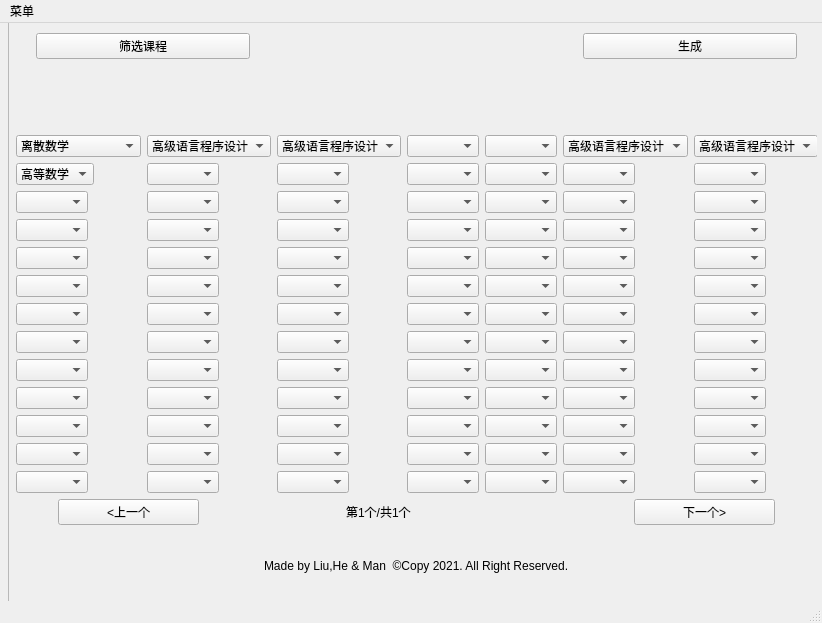
<?xml version="1.0" encoding="UTF-8"?>
<ui version="4.0">
 <class>MainWindow</class>
 <widget class="QMainWindow" name="MainWindow">
  <property name="geometry">
   <rect>
    <x>0</x>
    <y>0</y>
    <width>822</width>
    <height>623</height>
   </rect>
  </property>
  <property name="sizePolicy">
   <sizepolicy hsizetype="Preferred" vsizetype="Preferred">
    <horstretch>100</horstretch>
    <verstretch>100</verstretch>
   </sizepolicy>
  </property>
  <property name="minimumSize">
   <size>
    <width>800</width>
    <height>500</height>
   </size>
  </property>
  <property name="maximumSize">
   <size>
    <width>8192</width>
    <height>4608</height>
   </size>
  </property>
  <property name="sizeIncrement">
   <size>
    <width>50</width>
    <height>50</height>
   </size>
  </property>
  <property name="baseSize">
   <size>
    <width>800</width>
    <height>500</height>
   </size>
  </property>
  <property name="windowTitle">
   <string>[ISE]智能选课系统</string>
  </property>
  <property name="windowIcon">
   <iconset resource="resource.qrc">
    <normaloff>:/1/skr.ico</normaloff>:/1/skr.ico</iconset>
  </property>
  <property name="autoFillBackground">
   <bool>true</bool>
  </property>
  <property name="animated">
   <bool>true</bool>
  </property>
  <property name="documentMode">
   <bool>false</bool>
  </property>
  <property name="tabShape">
   <enum>QTabWidget::Triangular</enum>
  </property>
  <property name="unifiedTitleAndToolBarOnMac">
   <bool>false</bool>
  </property>
  <widget class="QWidget" name="centralwidget">
   <property name="sizePolicy">
    <sizepolicy hsizetype="Preferred" vsizetype="Preferred">
     <horstretch>100</horstretch>
     <verstretch>100</verstretch>
    </sizepolicy>
   </property>
   <property name="minimumSize">
    <size>
     <width>800</width>
     <height>500</height>
    </size>
   </property>
   <property name="sizeIncrement">
    <size>
     <width>50</width>
     <height>50</height>
    </size>
   </property>
   <property name="baseSize">
    <size>
     <width>800</width>
     <height>500</height>
    </size>
   </property>
   <property name="autoFillBackground">
    <bool>true</bool>
   </property>
   <property name="styleSheet">
    <string notr="true"/>
   </property>
   <widget class="QFrame" name="frame">
    <property name="geometry">
     <rect>
      <x>8</x>
      <y>-23</y>
      <width>821</width>
      <height>621</height>
     </rect>
    </property>
    <property name="styleSheet">
     <string notr="true">background-image: url(:/1/f1.png);</string>
    </property>
    <property name="frameShape">
     <enum>QFrame::StyledPanel</enum>
    </property>
    <property name="frameShadow">
     <enum>QFrame::Raised</enum>
    </property>
   </widget>
   <widget class="QWidget" name="gridLayoutWidget_2">
    <property name="geometry">
     <rect>
      <x>10</x>
      <y>10</y>
      <width>807</width>
      <height>567</height>
     </rect>
    </property>
    <layout class="QGridLayout" name="gridLayout_2">
     <item row="0" column="0">
      <layout class="QVBoxLayout" name="verticalLayout_2" stretch="2,2,8,2,2">
       <property name="leftMargin">
        <number>6</number>
       </property>
       <item>
        <layout class="QHBoxLayout" name="horizontalLayout" stretch="2,3,2">
         <property name="spacing">
          <number>6</number>
         </property>
         <property name="sizeConstraint">
          <enum>QLayout::SetDefaultConstraint</enum>
         </property>
         <property name="leftMargin">
          <number>20</number>
         </property>
         <property name="rightMargin">
          <number>20</number>
         </property>
         <item>
          <widget class="QPushButton" name="SourceControl">
           <property name="enabled">
            <bool>true</bool>
           </property>
           <property name="text">
            <string>筛选课程</string>
           </property>
          </widget>
         </item>
         <item>
          <widget class="QLabel" name="space">
           <property name="text">
            <string/>
           </property>
          </widget>
         </item>
         <item>
          <widget class="QPushButton" name="GernerateButton">
           <property name="text">
            <string>生成</string>
           </property>
          </widget>
         </item>
        </layout>
       </item>
       <item>
        <spacer name="verticalSpacer">
         <property name="orientation">
          <enum>Qt::Vertical</enum>
         </property>
         <property name="sizeHint" stdset="0">
          <size>
           <width>20</width>
           <height>40</height>
          </size>
         </property>
        </spacer>
       </item>
       <item>
        <layout class="QHBoxLayout" name="horizontalLayout_5">
         <item>
          <layout class="QGridLayout" name="gridLayout" columnstretch="1,1,1,1,1,1,1" columnminimumwidth="1,1,1,1,1,1,1">
           <property name="sizeConstraint">
            <enum>QLayout::SetMinimumSize</enum>
           </property>
           <item row="8" column="2">
            <widget class="QComboBox" name="n_35">
             <property name="sizePolicy">
              <sizepolicy hsizetype="Fixed" vsizetype="Fixed">
               <horstretch>0</horstretch>
               <verstretch>0</verstretch>
              </sizepolicy>
             </property>
            </widget>
           </item>
           <item row="11" column="5">
            <widget class="QComboBox" name="n_77">
             <property name="sizePolicy">
              <sizepolicy hsizetype="Fixed" vsizetype="Fixed">
               <horstretch>0</horstretch>
               <verstretch>0</verstretch>
              </sizepolicy>
             </property>
            </widget>
           </item>
           <item row="7" column="0">
            <widget class="QComboBox" name="n_8">
             <property name="sizePolicy">
              <sizepolicy hsizetype="Fixed" vsizetype="Fixed">
               <horstretch>0</horstretch>
               <verstretch>0</verstretch>
              </sizepolicy>
             </property>
            </widget>
           </item>
           <item row="12" column="6">
            <widget class="QComboBox" name="n_91">
             <property name="sizePolicy">
              <sizepolicy hsizetype="Fixed" vsizetype="Fixed">
               <horstretch>0</horstretch>
               <verstretch>0</verstretch>
              </sizepolicy>
             </property>
            </widget>
           </item>
           <item row="4" column="2">
            <widget class="QComboBox" name="n_31">
             <property name="sizePolicy">
              <sizepolicy hsizetype="Fixed" vsizetype="Fixed">
               <horstretch>0</horstretch>
               <verstretch>0</verstretch>
              </sizepolicy>
             </property>
            </widget>
           </item>
           <item row="0" column="1">
            <widget class="QComboBox" name="n_14">
             <property name="sizePolicy">
              <sizepolicy hsizetype="Fixed" vsizetype="Fixed">
               <horstretch>0</horstretch>
               <verstretch>0</verstretch>
              </sizepolicy>
             </property>
             <item>
              <property name="text">
               <string>高级语言程序设计</string>
              </property>
             </item>
            </widget>
           </item>
           <item row="12" column="4">
            <widget class="QComboBox" name="n_65">
             <property name="sizePolicy">
              <sizepolicy hsizetype="Fixed" vsizetype="Fixed">
               <horstretch>0</horstretch>
               <verstretch>0</verstretch>
              </sizepolicy>
             </property>
            </widget>
           </item>
           <item row="11" column="0">
            <widget class="QComboBox" name="n_12">
             <property name="sizePolicy">
              <sizepolicy hsizetype="Fixed" vsizetype="Fixed">
               <horstretch>0</horstretch>
               <verstretch>0</verstretch>
              </sizepolicy>
             </property>
            </widget>
           </item>
           <item row="2" column="6">
            <widget class="QComboBox" name="n_81">
             <property name="sizePolicy">
              <sizepolicy hsizetype="Fixed" vsizetype="Fixed">
               <horstretch>0</horstretch>
               <verstretch>0</verstretch>
              </sizepolicy>
             </property>
            </widget>
           </item>
           <item row="10" column="2">
            <widget class="QComboBox" name="n_37">
             <property name="sizePolicy">
              <sizepolicy hsizetype="Fixed" vsizetype="Fixed">
               <horstretch>0</horstretch>
               <verstretch>0</verstretch>
              </sizepolicy>
             </property>
            </widget>
           </item>
           <item row="8" column="3">
            <widget class="QComboBox" name="n_48">
             <property name="sizePolicy">
              <sizepolicy hsizetype="Fixed" vsizetype="Fixed">
               <horstretch>0</horstretch>
               <verstretch>0</verstretch>
              </sizepolicy>
             </property>
            </widget>
           </item>
           <item row="3" column="5">
            <widget class="QComboBox" name="n_69">
             <property name="sizePolicy">
              <sizepolicy hsizetype="Fixed" vsizetype="Fixed">
               <horstretch>0</horstretch>
               <verstretch>0</verstretch>
              </sizepolicy>
             </property>
            </widget>
           </item>
           <item row="9" column="0">
            <widget class="QComboBox" name="n_10">
             <property name="sizePolicy">
              <sizepolicy hsizetype="Fixed" vsizetype="Fixed">
               <horstretch>0</horstretch>
               <verstretch>0</verstretch>
              </sizepolicy>
             </property>
            </widget>
           </item>
           <item row="1" column="1">
            <widget class="QComboBox" name="n_15">
             <property name="sizePolicy">
              <sizepolicy hsizetype="Fixed" vsizetype="Fixed">
               <horstretch>0</horstretch>
               <verstretch>0</verstretch>
              </sizepolicy>
             </property>
            </widget>
           </item>
           <item row="1" column="4">
            <widget class="QComboBox" name="n_54">
             <property name="sizePolicy">
              <sizepolicy hsizetype="Fixed" vsizetype="Fixed">
               <horstretch>0</horstretch>
               <verstretch>0</verstretch>
              </sizepolicy>
             </property>
            </widget>
           </item>
           <item row="1" column="5">
            <widget class="QComboBox" name="n_67">
             <property name="sizePolicy">
              <sizepolicy hsizetype="Fixed" vsizetype="Fixed">
               <horstretch>0</horstretch>
               <verstretch>0</verstretch>
              </sizepolicy>
             </property>
            </widget>
           </item>
           <item row="12" column="0">
            <widget class="QComboBox" name="n_13">
             <property name="sizePolicy">
              <sizepolicy hsizetype="Fixed" vsizetype="Fixed">
               <horstretch>0</horstretch>
               <verstretch>0</verstretch>
              </sizepolicy>
             </property>
            </widget>
           </item>
           <item row="4" column="1">
            <widget class="QComboBox" name="n_18">
             <property name="sizePolicy">
              <sizepolicy hsizetype="Fixed" vsizetype="Fixed">
               <horstretch>0</horstretch>
               <verstretch>0</verstretch>
              </sizepolicy>
             </property>
            </widget>
           </item>
           <item row="6" column="0">
            <widget class="QComboBox" name="n_7">
             <property name="sizePolicy">
              <sizepolicy hsizetype="Fixed" vsizetype="Fixed">
               <horstretch>0</horstretch>
               <verstretch>0</verstretch>
              </sizepolicy>
             </property>
            </widget>
           </item>
           <item row="6" column="3">
            <widget class="QComboBox" name="n_46">
             <property name="sizePolicy">
              <sizepolicy hsizetype="Fixed" vsizetype="Fixed">
               <horstretch>0</horstretch>
               <verstretch>0</verstretch>
              </sizepolicy>
             </property>
            </widget>
           </item>
           <item row="5" column="5">
            <widget class="QComboBox" name="n_71">
             <property name="sizePolicy">
              <sizepolicy hsizetype="Fixed" vsizetype="Fixed">
               <horstretch>0</horstretch>
               <verstretch>0</verstretch>
              </sizepolicy>
             </property>
            </widget>
           </item>
           <item row="10" column="1">
            <widget class="QComboBox" name="n_24">
             <property name="sizePolicy">
              <sizepolicy hsizetype="Fixed" vsizetype="Fixed">
               <horstretch>0</horstretch>
               <verstretch>0</verstretch>
              </sizepolicy>
             </property>
            </widget>
           </item>
           <item row="1" column="6">
            <widget class="QComboBox" name="n_80">
             <property name="sizePolicy">
              <sizepolicy hsizetype="Fixed" vsizetype="Fixed">
               <horstretch>0</horstretch>
               <verstretch>0</verstretch>
              </sizepolicy>
             </property>
            </widget>
           </item>
           <item row="1" column="0">
            <widget class="QComboBox" name="n_2">
             <property name="sizePolicy">
              <sizepolicy hsizetype="Fixed" vsizetype="Fixed">
               <horstretch>0</horstretch>
               <verstretch>0</verstretch>
              </sizepolicy>
             </property>
             <item>
              <property name="text">
               <string>高等数学</string>
              </property>
             </item>
            </widget>
           </item>
           <item row="4" column="6">
            <widget class="QComboBox" name="n_83">
             <property name="sizePolicy">
              <sizepolicy hsizetype="Fixed" vsizetype="Fixed">
               <horstretch>0</horstretch>
               <verstretch>0</verstretch>
              </sizepolicy>
             </property>
            </widget>
           </item>
           <item row="3" column="3">
            <widget class="QComboBox" name="n_43">
             <property name="sizePolicy">
              <sizepolicy hsizetype="Fixed" vsizetype="Fixed">
               <horstretch>0</horstretch>
               <verstretch>0</verstretch>
              </sizepolicy>
             </property>
            </widget>
           </item>
           <item row="2" column="2">
            <widget class="QComboBox" name="n_29">
             <property name="sizePolicy">
              <sizepolicy hsizetype="Fixed" vsizetype="Fixed">
               <horstretch>0</horstretch>
               <verstretch>0</verstretch>
              </sizepolicy>
             </property>
            </widget>
           </item>
           <item row="10" column="4">
            <widget class="QComboBox" name="n_63">
             <property name="sizePolicy">
              <sizepolicy hsizetype="Fixed" vsizetype="Fixed">
               <horstretch>0</horstretch>
               <verstretch>0</verstretch>
              </sizepolicy>
             </property>
            </widget>
           </item>
           <item row="12" column="1">
            <widget class="QComboBox" name="n_26">
             <property name="sizePolicy">
              <sizepolicy hsizetype="Fixed" vsizetype="Fixed">
               <horstretch>0</horstretch>
               <verstretch>0</verstretch>
              </sizepolicy>
             </property>
            </widget>
           </item>
           <item row="6" column="2">
            <widget class="QComboBox" name="n_33">
             <property name="sizePolicy">
              <sizepolicy hsizetype="Fixed" vsizetype="Fixed">
               <horstretch>0</horstretch>
               <verstretch>0</verstretch>
              </sizepolicy>
             </property>
            </widget>
           </item>
           <item row="3" column="0">
            <widget class="QComboBox" name="n_4">
             <property name="sizePolicy">
              <sizepolicy hsizetype="Fixed" vsizetype="Fixed">
               <horstretch>0</horstretch>
               <verstretch>0</verstretch>
              </sizepolicy>
             </property>
            </widget>
           </item>
           <item row="11" column="4">
            <widget class="QComboBox" name="n_64">
             <property name="sizePolicy">
              <sizepolicy hsizetype="Fixed" vsizetype="Fixed">
               <horstretch>0</horstretch>
               <verstretch>0</verstretch>
              </sizepolicy>
             </property>
            </widget>
           </item>
           <item row="6" column="4">
            <widget class="QComboBox" name="n_59">
             <property name="sizePolicy">
              <sizepolicy hsizetype="Fixed" vsizetype="Fixed">
               <horstretch>0</horstretch>
               <verstretch>0</verstretch>
              </sizepolicy>
             </property>
            </widget>
           </item>
           <item row="5" column="6">
            <widget class="QComboBox" name="n_84">
             <property name="sizePolicy">
              <sizepolicy hsizetype="Fixed" vsizetype="Fixed">
               <horstretch>0</horstretch>
               <verstretch>0</verstretch>
              </sizepolicy>
             </property>
            </widget>
           </item>
           <item row="2" column="3">
            <widget class="QComboBox" name="n_42">
             <property name="sizePolicy">
              <sizepolicy hsizetype="Fixed" vsizetype="Fixed">
               <horstretch>0</horstretch>
               <verstretch>0</verstretch>
              </sizepolicy>
             </property>
            </widget>
           </item>
           <item row="4" column="3">
            <widget class="QComboBox" name="n_44">
             <property name="sizePolicy">
              <sizepolicy hsizetype="Fixed" vsizetype="Fixed">
               <horstretch>0</horstretch>
               <verstretch>0</verstretch>
              </sizepolicy>
             </property>
            </widget>
           </item>
           <item row="8" column="6">
            <widget class="QComboBox" name="n_87">
             <property name="sizePolicy">
              <sizepolicy hsizetype="Fixed" vsizetype="Fixed">
               <horstretch>0</horstretch>
               <verstretch>0</verstretch>
              </sizepolicy>
             </property>
            </widget>
           </item>
           <item row="0" column="6">
            <widget class="QComboBox" name="n_79">
             <property name="sizePolicy">
              <sizepolicy hsizetype="Fixed" vsizetype="Fixed">
               <horstretch>0</horstretch>
               <verstretch>0</verstretch>
              </sizepolicy>
             </property>
             <item>
              <property name="text">
               <string>高级语言程序设计</string>
              </property>
             </item>
            </widget>
           </item>
           <item row="7" column="1">
            <widget class="QComboBox" name="n_21">
             <property name="sizePolicy">
              <sizepolicy hsizetype="Fixed" vsizetype="Fixed">
               <horstretch>0</horstretch>
               <verstretch>0</verstretch>
              </sizepolicy>
             </property>
            </widget>
           </item>
           <item row="0" column="3">
            <widget class="QComboBox" name="n_40">
             <property name="sizePolicy">
              <sizepolicy hsizetype="Fixed" vsizetype="Fixed">
               <horstretch>0</horstretch>
               <verstretch>0</verstretch>
              </sizepolicy>
             </property>
            </widget>
           </item>
           <item row="0" column="5">
            <widget class="QComboBox" name="n_66">
             <property name="sizePolicy">
              <sizepolicy hsizetype="Fixed" vsizetype="Fixed">
               <horstretch>0</horstretch>
               <verstretch>0</verstretch>
              </sizepolicy>
             </property>
             <item>
              <property name="text">
               <string>高级语言程序设计</string>
              </property>
             </item>
            </widget>
           </item>
           <item row="6" column="5">
            <widget class="QComboBox" name="n_72">
             <property name="sizePolicy">
              <sizepolicy hsizetype="Fixed" vsizetype="Fixed">
               <horstretch>0</horstretch>
               <verstretch>0</verstretch>
              </sizepolicy>
             </property>
            </widget>
           </item>
           <item row="8" column="5">
            <widget class="QComboBox" name="n_74">
             <property name="sizePolicy">
              <sizepolicy hsizetype="Fixed" vsizetype="Fixed">
               <horstretch>0</horstretch>
               <verstretch>0</verstretch>
              </sizepolicy>
             </property>
            </widget>
           </item>
           <item row="7" column="4">
            <widget class="QComboBox" name="n_60">
             <property name="sizePolicy">
              <sizepolicy hsizetype="Fixed" vsizetype="Fixed">
               <horstretch>0</horstretch>
               <verstretch>0</verstretch>
              </sizepolicy>
             </property>
            </widget>
           </item>
           <item row="8" column="4">
            <widget class="QComboBox" name="n_61">
             <property name="sizePolicy">
              <sizepolicy hsizetype="Fixed" vsizetype="Fixed">
               <horstretch>0</horstretch>
               <verstretch>0</verstretch>
              </sizepolicy>
             </property>
            </widget>
           </item>
           <item row="6" column="1">
            <widget class="QComboBox" name="n_20">
             <property name="sizePolicy">
              <sizepolicy hsizetype="Fixed" vsizetype="Fixed">
               <horstretch>0</horstretch>
               <verstretch>0</verstretch>
              </sizepolicy>
             </property>
            </widget>
           </item>
           <item row="12" column="2">
            <widget class="QComboBox" name="n_39">
             <property name="sizePolicy">
              <sizepolicy hsizetype="Fixed" vsizetype="Fixed">
               <horstretch>0</horstretch>
               <verstretch>0</verstretch>
              </sizepolicy>
             </property>
            </widget>
           </item>
           <item row="9" column="2">
            <widget class="QComboBox" name="n_36">
             <property name="sizePolicy">
              <sizepolicy hsizetype="Fixed" vsizetype="Fixed">
               <horstretch>0</horstretch>
               <verstretch>0</verstretch>
              </sizepolicy>
             </property>
            </widget>
           </item>
           <item row="5" column="2">
            <widget class="QComboBox" name="n_32">
             <property name="sizePolicy">
              <sizepolicy hsizetype="Fixed" vsizetype="Fixed">
               <horstretch>0</horstretch>
               <verstretch>0</verstretch>
              </sizepolicy>
             </property>
            </widget>
           </item>
           <item row="9" column="6">
            <widget class="QComboBox" name="n_88">
             <property name="sizePolicy">
              <sizepolicy hsizetype="Fixed" vsizetype="Fixed">
               <horstretch>0</horstretch>
               <verstretch>0</verstretch>
              </sizepolicy>
             </property>
            </widget>
           </item>
           <item row="8" column="1">
            <widget class="QComboBox" name="n_22">
             <property name="sizePolicy">
              <sizepolicy hsizetype="Fixed" vsizetype="Fixed">
               <horstretch>0</horstretch>
               <verstretch>0</verstretch>
              </sizepolicy>
             </property>
            </widget>
           </item>
           <item row="2" column="1">
            <widget class="QComboBox" name="n_16">
             <property name="sizePolicy">
              <sizepolicy hsizetype="Fixed" vsizetype="Fixed">
               <horstretch>0</horstretch>
               <verstretch>0</verstretch>
              </sizepolicy>
             </property>
            </widget>
           </item>
           <item row="7" column="5">
            <widget class="QComboBox" name="n_73">
             <property name="sizePolicy">
              <sizepolicy hsizetype="Fixed" vsizetype="Fixed">
               <horstretch>0</horstretch>
               <verstretch>0</verstretch>
              </sizepolicy>
             </property>
            </widget>
           </item>
           <item row="3" column="4">
            <widget class="QComboBox" name="n_56">
             <property name="sizePolicy">
              <sizepolicy hsizetype="Fixed" vsizetype="Fixed">
               <horstretch>0</horstretch>
               <verstretch>0</verstretch>
              </sizepolicy>
             </property>
            </widget>
           </item>
           <item row="7" column="2">
            <widget class="QComboBox" name="n_34">
             <property name="sizePolicy">
              <sizepolicy hsizetype="Fixed" vsizetype="Fixed">
               <horstretch>0</horstretch>
               <verstretch>0</verstretch>
              </sizepolicy>
             </property>
            </widget>
           </item>
           <item row="2" column="5">
            <widget class="QComboBox" name="n_68">
             <property name="sizePolicy">
              <sizepolicy hsizetype="Fixed" vsizetype="Fixed">
               <horstretch>0</horstretch>
               <verstretch>0</verstretch>
              </sizepolicy>
             </property>
            </widget>
           </item>
           <item row="10" column="5">
            <widget class="QComboBox" name="n_76">
             <property name="sizePolicy">
              <sizepolicy hsizetype="Fixed" vsizetype="Fixed">
               <horstretch>0</horstretch>
               <verstretch>0</verstretch>
              </sizepolicy>
             </property>
            </widget>
           </item>
           <item row="5" column="3">
            <widget class="QComboBox" name="n_45">
             <property name="sizePolicy">
              <sizepolicy hsizetype="Fixed" vsizetype="Fixed">
               <horstretch>0</horstretch>
               <verstretch>0</verstretch>
              </sizepolicy>
             </property>
            </widget>
           </item>
           <item row="7" column="6">
            <widget class="QComboBox" name="n_86">
             <property name="sizePolicy">
              <sizepolicy hsizetype="Fixed" vsizetype="Fixed">
               <horstretch>0</horstretch>
               <verstretch>0</verstretch>
              </sizepolicy>
             </property>
            </widget>
           </item>
           <item row="8" column="0">
            <widget class="QComboBox" name="n_9">
             <property name="sizePolicy">
              <sizepolicy hsizetype="Fixed" vsizetype="Fixed">
               <horstretch>0</horstretch>
               <verstretch>0</verstretch>
              </sizepolicy>
             </property>
            </widget>
           </item>
           <item row="4" column="4">
            <widget class="QComboBox" name="n_57">
             <property name="sizePolicy">
              <sizepolicy hsizetype="Fixed" vsizetype="Fixed">
               <horstretch>0</horstretch>
               <verstretch>0</verstretch>
              </sizepolicy>
             </property>
            </widget>
           </item>
           <item row="5" column="0">
            <widget class="QComboBox" name="n_6">
             <property name="sizePolicy">
              <sizepolicy hsizetype="Fixed" vsizetype="Fixed">
               <horstretch>0</horstretch>
               <verstretch>0</verstretch>
              </sizepolicy>
             </property>
            </widget>
           </item>
           <item row="9" column="4">
            <widget class="QComboBox" name="n_62">
             <property name="sizePolicy">
              <sizepolicy hsizetype="Fixed" vsizetype="Fixed">
               <horstretch>0</horstretch>
               <verstretch>0</verstretch>
              </sizepolicy>
             </property>
            </widget>
           </item>
           <item row="0" column="2">
            <widget class="QComboBox" name="n_27">
             <property name="sizePolicy">
              <sizepolicy hsizetype="Fixed" vsizetype="Fixed">
               <horstretch>0</horstretch>
               <verstretch>0</verstretch>
              </sizepolicy>
             </property>
             <item>
              <property name="text">
               <string>高级语言程序设计</string>
              </property>
             </item>
            </widget>
           </item>
           <item row="11" column="2">
            <widget class="QComboBox" name="n_38">
             <property name="sizePolicy">
              <sizepolicy hsizetype="Fixed" vsizetype="Fixed">
               <horstretch>0</horstretch>
               <verstretch>0</verstretch>
              </sizepolicy>
             </property>
            </widget>
           </item>
           <item row="11" column="6">
            <widget class="QComboBox" name="n_90">
             <property name="sizePolicy">
              <sizepolicy hsizetype="Fixed" vsizetype="Fixed">
               <horstretch>0</horstretch>
               <verstretch>0</verstretch>
              </sizepolicy>
             </property>
            </widget>
           </item>
           <item row="10" column="6">
            <widget class="QComboBox" name="n_89">
             <property name="sizePolicy">
              <sizepolicy hsizetype="Fixed" vsizetype="Fixed">
               <horstretch>0</horstretch>
               <verstretch>0</verstretch>
              </sizepolicy>
             </property>
            </widget>
           </item>
           <item row="3" column="6">
            <widget class="QComboBox" name="n_82">
             <property name="sizePolicy">
              <sizepolicy hsizetype="Fixed" vsizetype="Fixed">
               <horstretch>0</horstretch>
               <verstretch>0</verstretch>
              </sizepolicy>
             </property>
            </widget>
           </item>
           <item row="4" column="5">
            <widget class="QComboBox" name="n_70">
             <property name="sizePolicy">
              <sizepolicy hsizetype="Fixed" vsizetype="Fixed">
               <horstretch>0</horstretch>
               <verstretch>0</verstretch>
              </sizepolicy>
             </property>
            </widget>
           </item>
           <item row="9" column="3">
            <widget class="QComboBox" name="n_49">
             <property name="sizePolicy">
              <sizepolicy hsizetype="Fixed" vsizetype="Fixed">
               <horstretch>0</horstretch>
               <verstretch>0</verstretch>
              </sizepolicy>
             </property>
            </widget>
           </item>
           <item row="12" column="5">
            <widget class="QComboBox" name="n_78">
             <property name="sizePolicy">
              <sizepolicy hsizetype="Fixed" vsizetype="Fixed">
               <horstretch>0</horstretch>
               <verstretch>0</verstretch>
              </sizepolicy>
             </property>
            </widget>
           </item>
           <item row="11" column="1">
            <widget class="QComboBox" name="n_25">
             <property name="sizePolicy">
              <sizepolicy hsizetype="Fixed" vsizetype="Fixed">
               <horstretch>0</horstretch>
               <verstretch>0</verstretch>
              </sizepolicy>
             </property>
            </widget>
           </item>
           <item row="10" column="3">
            <widget class="QComboBox" name="n_50">
             <property name="sizePolicy">
              <sizepolicy hsizetype="Fixed" vsizetype="Fixed">
               <horstretch>0</horstretch>
               <verstretch>0</verstretch>
              </sizepolicy>
             </property>
            </widget>
           </item>
           <item row="10" column="0">
            <widget class="QComboBox" name="n_11">
             <property name="sizePolicy">
              <sizepolicy hsizetype="Fixed" vsizetype="Fixed">
               <horstretch>0</horstretch>
               <verstretch>0</verstretch>
              </sizepolicy>
             </property>
            </widget>
           </item>
           <item row="2" column="0">
            <widget class="QComboBox" name="n_3">
             <property name="sizePolicy">
              <sizepolicy hsizetype="Fixed" vsizetype="Fixed">
               <horstretch>0</horstretch>
               <verstretch>0</verstretch>
              </sizepolicy>
             </property>
            </widget>
           </item>
           <item row="9" column="5">
            <widget class="QComboBox" name="n_75">
             <property name="sizePolicy">
              <sizepolicy hsizetype="Fixed" vsizetype="Fixed">
               <horstretch>0</horstretch>
               <verstretch>0</verstretch>
              </sizepolicy>
             </property>
            </widget>
           </item>
           <item row="11" column="3">
            <widget class="QComboBox" name="n_51">
             <property name="sizePolicy">
              <sizepolicy hsizetype="Fixed" vsizetype="Fixed">
               <horstretch>0</horstretch>
               <verstretch>0</verstretch>
              </sizepolicy>
             </property>
            </widget>
           </item>
           <item row="4" column="0">
            <widget class="QComboBox" name="n_5">
             <property name="sizePolicy">
              <sizepolicy hsizetype="Fixed" vsizetype="Fixed">
               <horstretch>0</horstretch>
               <verstretch>0</verstretch>
              </sizepolicy>
             </property>
            </widget>
           </item>
           <item row="1" column="3">
            <widget class="QComboBox" name="n_41">
             <property name="sizePolicy">
              <sizepolicy hsizetype="Fixed" vsizetype="Fixed">
               <horstretch>0</horstretch>
               <verstretch>0</verstretch>
              </sizepolicy>
             </property>
            </widget>
           </item>
           <item row="3" column="2">
            <widget class="QComboBox" name="n_30">
             <property name="sizePolicy">
              <sizepolicy hsizetype="Fixed" vsizetype="Fixed">
               <horstretch>0</horstretch>
               <verstretch>0</verstretch>
              </sizepolicy>
             </property>
            </widget>
           </item>
           <item row="0" column="0">
            <widget class="QComboBox" name="n_1">
             <property name="sizePolicy">
              <sizepolicy hsizetype="Fixed" vsizetype="Fixed">
               <horstretch>0</horstretch>
               <verstretch>0</verstretch>
              </sizepolicy>
             </property>
             <item>
              <property name="text">
               <string>离散数学</string>
              </property>
             </item>
             <item>
              <property name="text">
               <string>高级语言程序设计</string>
              </property>
             </item>
             <item>
              <property name="text">
               <string>线性代数</string>
              </property>
             </item>
            </widget>
           </item>
           <item row="5" column="1">
            <widget class="QComboBox" name="n_19">
             <property name="sizePolicy">
              <sizepolicy hsizetype="Fixed" vsizetype="Fixed">
               <horstretch>0</horstretch>
               <verstretch>0</verstretch>
              </sizepolicy>
             </property>
            </widget>
           </item>
           <item row="9" column="1">
            <widget class="QComboBox" name="n_23">
             <property name="sizePolicy">
              <sizepolicy hsizetype="Fixed" vsizetype="Fixed">
               <horstretch>0</horstretch>
               <verstretch>0</verstretch>
              </sizepolicy>
             </property>
            </widget>
           </item>
           <item row="6" column="6">
            <widget class="QComboBox" name="n_85">
             <property name="sizePolicy">
              <sizepolicy hsizetype="Fixed" vsizetype="Fixed">
               <horstretch>0</horstretch>
               <verstretch>0</verstretch>
              </sizepolicy>
             </property>
            </widget>
           </item>
           <item row="12" column="3">
            <widget class="QComboBox" name="n_52">
             <property name="sizePolicy">
              <sizepolicy hsizetype="Fixed" vsizetype="Fixed">
               <horstretch>0</horstretch>
               <verstretch>0</verstretch>
              </sizepolicy>
             </property>
            </widget>
           </item>
           <item row="0" column="4">
            <widget class="QComboBox" name="n_53">
             <property name="sizePolicy">
              <sizepolicy hsizetype="Fixed" vsizetype="Fixed">
               <horstretch>0</horstretch>
               <verstretch>0</verstretch>
              </sizepolicy>
             </property>
            </widget>
           </item>
           <item row="1" column="2">
            <widget class="QComboBox" name="n_28">
             <property name="sizePolicy">
              <sizepolicy hsizetype="Fixed" vsizetype="Fixed">
               <horstretch>0</horstretch>
               <verstretch>0</verstretch>
              </sizepolicy>
             </property>
            </widget>
           </item>
           <item row="7" column="3">
            <widget class="QComboBox" name="n_47">
             <property name="sizePolicy">
              <sizepolicy hsizetype="Fixed" vsizetype="Fixed">
               <horstretch>0</horstretch>
               <verstretch>0</verstretch>
              </sizepolicy>
             </property>
            </widget>
           </item>
           <item row="3" column="1">
            <widget class="QComboBox" name="n_17">
             <property name="sizePolicy">
              <sizepolicy hsizetype="Fixed" vsizetype="Fixed">
               <horstretch>0</horstretch>
               <verstretch>0</verstretch>
              </sizepolicy>
             </property>
            </widget>
           </item>
           <item row="2" column="4">
            <widget class="QComboBox" name="n_55">
             <property name="sizePolicy">
              <sizepolicy hsizetype="Fixed" vsizetype="Fixed">
               <horstretch>0</horstretch>
               <verstretch>0</verstretch>
              </sizepolicy>
             </property>
            </widget>
           </item>
           <item row="5" column="4">
            <widget class="QComboBox" name="n_58">
             <property name="sizePolicy">
              <sizepolicy hsizetype="Fixed" vsizetype="Fixed">
               <horstretch>0</horstretch>
               <verstretch>0</verstretch>
              </sizepolicy>
             </property>
            </widget>
           </item>
          </layout>
         </item>
        </layout>
       </item>
       <item>
        <layout class="QHBoxLayout" name="horizontalLayout_2" stretch="3,10,10,10,10,10,3">
         <item>
          <spacer name="horizontalSpacer_3">
           <property name="orientation">
            <enum>Qt::Horizontal</enum>
           </property>
           <property name="sizeHint" stdset="0">
            <size>
             <width>18</width>
             <height>20</height>
            </size>
           </property>
          </spacer>
         </item>
         <item>
          <widget class="QPushButton" name="Lastone">
           <property name="text">
            <string>&lt;上一个</string>
           </property>
          </widget>
         </item>
         <item>
          <spacer name="horizontalSpacer">
           <property name="orientation">
            <enum>Qt::Horizontal</enum>
           </property>
           <property name="sizeHint" stdset="0">
            <size>
             <width>198</width>
             <height>20</height>
            </size>
           </property>
          </spacer>
         </item>
         <item>
          <widget class="QLabel" name="label">
           <property name="text">
            <string>第1个/共1个</string>
           </property>
          </widget>
         </item>
         <item>
          <spacer name="horizontalSpacer_2">
           <property name="orientation">
            <enum>Qt::Horizontal</enum>
           </property>
           <property name="sizeHint" stdset="0">
            <size>
             <width>268</width>
             <height>20</height>
            </size>
           </property>
          </spacer>
         </item>
         <item>
          <widget class="QPushButton" name="Nextone">
           <property name="text">
            <string>下一个&gt;</string>
           </property>
          </widget>
         </item>
         <item>
          <spacer name="horizontalSpacer_4">
           <property name="orientation">
            <enum>Qt::Horizontal</enum>
           </property>
           <property name="sizeHint" stdset="0">
            <size>
             <width>18</width>
             <height>20</height>
            </size>
           </property>
          </spacer>
         </item>
        </layout>
       </item>
       <item>
        <layout class="QHBoxLayout" name="horizontalLayout_3" stretch="1,1,1">
         <item>
          <spacer name="horizontalSpacer_5">
           <property name="orientation">
            <enum>Qt::Horizontal</enum>
           </property>
           <property name="sizeHint" stdset="0">
            <size>
             <width>208</width>
             <height>20</height>
            </size>
           </property>
          </spacer>
         </item>
         <item>
          <widget class="QLabel" name="copyright">
           <property name="text">
            <string>Made by Liu,He &amp; Man  ©Copy 2021. All Right Reserved.</string>
           </property>
          </widget>
         </item>
         <item>
          <spacer name="horizontalSpacer_6">
           <property name="orientation">
            <enum>Qt::Horizontal</enum>
           </property>
           <property name="sizeHint" stdset="0">
            <size>
             <width>258</width>
             <height>20</height>
            </size>
           </property>
          </spacer>
         </item>
        </layout>
       </item>
      </layout>
     </item>
    </layout>
   </widget>
  </widget>
  <widget class="QMenuBar" name="menubar">
   <property name="geometry">
    <rect>
     <x>0</x>
     <y>0</y>
     <width>822</width>
     <height>29</height>
    </rect>
   </property>
   <widget class="QMenu" name="menu">
    <property name="title">
     <string>菜单</string>
    </property>
    <addaction name="actionimport"/>
    <addaction name="actionexport"/>
    <addaction name="actionabout"/>
    <addaction name="separator"/>
    <addaction name="actionexit"/>
   </widget>
   <addaction name="menu"/>
  </widget>
  <widget class="QStatusBar" name="statusbar"/>
  <action name="actionimport">
   <property name="text">
    <string>import</string>
   </property>
  </action>
  <action name="actionexport">
   <property name="text">
    <string>export</string>
   </property>
  </action>
  <action name="actionabout">
   <property name="text">
    <string>about</string>
   </property>
  </action>
  <action name="actionexit">
   <property name="text">
    <string>exit</string>
   </property>
  </action>
 </widget>
 <resources>
  <include location="resource.qrc"/>
 </resources>
 <connections/>
</ui>
